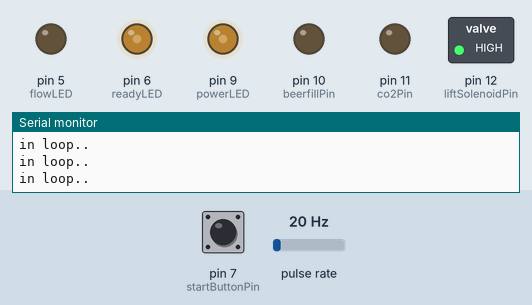
A sketch run on a simulated Arduino Uno, built with avr-gcc and run on an emulated ATmega328P. Shown: switched loads named in the sketch (green lamp = pin HIGH), output pins drawn as LEDs (lit = HIGH), the last lines printed to the serial monitor. Wiring (inferred from the names in the program): pulse sensor: data pin 3. Dashed ring = blinking. Inputs (shaded band) come from the test bench; at power-on: pin 7 (startButtonPin) LOW, pulse rate 20 Hz.

Above: at 1.2 s.
1.3 s: pin 7 (startButtonPin) pulled HIGH for 0.15 s
At 7.7 s:
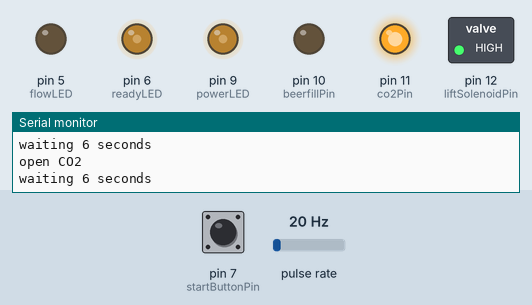
At 19.87 s:
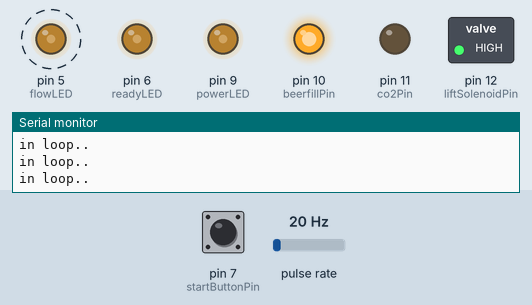
Timing chart, 0 to 21.1 s (numbered marks = the images above; inputs shaded):
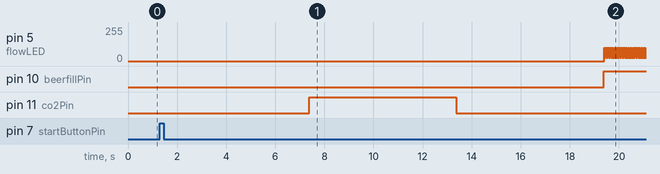

Measured:
- after the input at 1.3 s, pin 5 (flowLED): alternates 100/255 for 0.03 s and 25/255 for 0.03 s, starting after 18.1 s; pin 10 (beerfillPin): LOW → HIGH after 18.1 s; pin 11 (co2Pin): LOW → HIGH after 6.1 s, → LOW 6.0 s later

The sketch:

ardubeer.ino
```cpp
/*

ARDUBEER v1.2

Client:

Glenn Adams
EMAIL: glenn.adams@mweb.co.za

STAINLESS MARINE
www.microbrewingsa.co.za
083 709 6759
22 Fish Eagle Park
Kommetjie

- - - - - - - - - - - - - - - - - - - - - - - - - - - - - - - - - - - - - - - - - -

Coded by Rouan van der Ende
EMAIL: bitlabio@gmail.com
PHONE: 062 933 1183

------------------------------------------------------------------------------------*/

int pulsecount = 0;

int startButtonPin = 7;

int beerfillPin     = 10; //this should control the flow of beer

int co2Pin          = 11; //this should control the lifter co2 gas
int liftSolenoidPin = 12; //this should control the lifter co2 solenoid

int flowPulsePin    = 3; //Arduino UNO interrupt only on pin 2 or 3.

//LEDS (PWM so we can wire up directly without resistors)
int powerLED = 9;     // ON WHEN SYSTEM HAS POWER
int readyLED = 6;     // ON WHEN SYSTEM IS READY FOR A NEW FILL
int flowLED = 5;      // ON WHEN SYSTEM IS BUSY FILLING

bool disableButton        = 0; //0 = not filling, 1 = filling.
bool measureflow    = 0;
/*------------------------------------------------------------------------------------*/

void setup() {
  Serial.begin(9600);
  Serial.println("booting");
  //LEDS
  pinMode(powerLED, OUTPUT);
  pinMode(readyLED, OUTPUT);
  pinMode(flowLED, OUTPUT);
  pinMode(beerfillPin,OUTPUT);
  pinMode(liftSolenoidPin,OUTPUT);
  pinMode(co2Pin,OUTPUT);

  //DEFAULT POSITIONS
  digitalWrite(liftSolenoidPin, HIGH); //keep lift solenoid high at the start
  digitalWrite(beerfillPin, LOW);      // close beer

  analogWrite(powerLED, 100); //0-255 brightness
  analogWrite(readyLED, 100);
  analogWrite(flowLED, 0);


  // beer flow sensor:
  pinMode(flowPulsePin, INPUT_PULLUP);

  // this should run the flowpulse() function each time a pulse is detected.
  attachInterrupt(digitalPinToInterrupt(flowPulsePin), flowpulse, CHANGE);
  Serial.println("ready");
}

/*------------------------------------------------------------------------------------*/
int loopcounter = 0;
void loop() {
  int buttonstate = digitalRead(startButtonPin);
  if (disableButton == false) {
    if (buttonstate == 1) {
      Serial.println("button pressed");
      disableButton = true; //disables the button for now.
      startfill();
    }
  }

  delay(1);
  loopcounter++;
  if (loopcounter%1000) {
    Serial.println("in loop..");
  }
}

/*------------------------------------------------------------------------------------*/

void startfill() {
    // This function is called when the button is pushed to start the bottle fill process.
    Serial.println("starting fill");

    Serial.println("lifting bottle");
    digitalWrite(liftSolenoidPin, HIGH);  // lift solenoid open

    Serial.println("waiting 6 seconds");
    delay(6000);                          // delay 6 sec

    Serial.println("open CO2 ");
    digitalWrite(co2Pin, HIGH);           // open CO2

    Serial.println("waiting 6 seconds");
    delay(6000);                          // delay 6 sec

    Serial.println("closing CO2");
    digitalWrite(co2Pin, LOW);            // close CO2

    Serial.println("waiting 6 seconds");
    delay(6000);

    Serial.println("starting beer fill");
    // start beer fill
    digitalWrite(beerfillPin, HIGH);      // open beer
    pulsecount = 0;                       // reset counter;
    measureflow = true;                   // disables button. and starts to measure flow

}

/*------------------------------------------------------------------------------------*/

void flowpulse() {
  // This function is called each time the flow pulse is sensed.
  if (measureflow == true) {
    pulsecount++;
    analogWrite(flowLED, 25+((pulsecount%2)*75)); //should toggle between two brightness when filling on each pulse.
    if (pulsecount >= 12760 ) {
      // beer should be full now.
      pulsecount = 0; // zero counter
      measureflow = false;
      endfill();      // bottle full.

      //print pulse count every 100th else it floods the serialport with data
      if (pulsecount%100) {
        Serial.print("Filling beer pulse count:");
        Serial.println(pulsecount);
      }

    }
  }
}

/*------------------------------------------------------------------------------------*/

void endfill() {
  Serial.print("Ending fill");
  // Stop beer flow:
  measureflow = false;
  analogWrite(flowLED, 0);              // turn off flow light
  digitalWrite(beerfillPin, LOW);       // turn off beer pin

  Serial.print("Waiting 6 seconds");
  // After filling up do this:
  delay(6000);                          // delay 6 sec
  Serial.print("Lowering bottle");
  digitalWrite(liftSolenoidPin, LOW);   //  lift solenoid close (lower bottle)
  Serial.print("Waiting 6 seconds");
  delay(6000);                          // give it time to lower.
  disableButton = false;
  Serial.print("Done. Enabling button again for main loop.");
}
```
